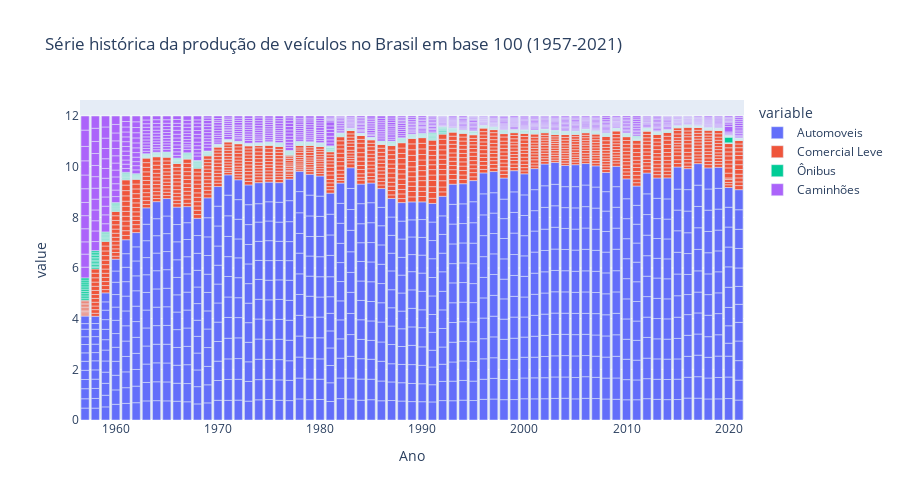

This figure's notebook cell:
### Code cell
fig = px.bar(producao_perc.query('Ano<2022'), x='Ano', y=['Automoveis','Comercial Leve','Ônibus','Caminhões'],
            title='Série histórica da produção de veículos no Brasil em base 100 (1957-2021)',
            height=500)
fig.show()

### Figure 1 — Plotly figure (JSON) as saved in the notebook; plotly's stock layout.template omitted (floating-point values rounded to 4 significant figures; data arrays with more than 128 entries replaced by an {"elided": "..."} marker saying what was removed)
{"data": [{"alignmentgroup": "True", "hovertemplate": "variable=Automoveis<br>Ano=%{x}<br>value=%{y}<extra></extra>", "legendgroup": "Automoveis", "marker": {"color": "#636efa", "pattern": {"shape": ""}}, "name": "Automoveis", "offsetgroup": "Automoveis", "orientation": "v", "showlegend": true, "textposition": "auto", "type": "bar", "x": {"elided": "780 int values"}, "xaxis": "x", "y": {"elided": "780 float values"}, "yaxis": "y"}, {"alignmentgroup": "True", "hovertemplate": "variable=Comercial Leve<br>Ano=%{x}<br>value=%{y}<extra></extra>", "legendgroup": "Comercial Leve", "marker": {"color": "#EF553B", "pattern": {"shape": ""}}, "name": "Comercial Leve", "offsetgroup": "Comercial Leve", "orientation": "v", "showlegend": true, "textposition": "auto", "type": "bar", "x": {"elided": "780 int values"}, "xaxis": "x", "y": {"elided": "780 float values"}, "yaxis": "y"}, {"alignmentgroup": "True", "hovertemplate": "variable=Ônibus<br>Ano=%{x}<br>value=%{y}<extra></extra>", "legendgroup": "Ônibus", "marker": {"color": "#00cc96", "pattern": {"shape": ""}}, "name": "Ônibus", "offsetgroup": "Ônibus", "orientation": "v", "showlegend": true, "textposition": "auto", "type": "bar", "x": {"elided": "780 int values"}, "xaxis": "x", "y": {"elided": "780 float values"}, "yaxis": "y"}, {"alignmentgroup": "True", "hovertemplate": "variable=Caminhões<br>Ano=%{x}<br>value=%{y}<extra></extra>", "legendgroup": "Caminhões", "marker": {"color": "#ab63fa", "pattern": {"shape": ""}}, "name": "Caminhões", "offsetgroup": "Caminhões", "orientation": "v", "showlegend": true, "textposition": "auto", "type": "bar", "x": {"elided": "780 int values"}, "xaxis": "x", "y": {"elided": "780 float values"}, "yaxis": "y"}], "layout": {"barmode": "relative", "height": 500, "legend": {"title": {"text": "variable"}, "tracegroupgap": 0}, "title": {"text": "Série histórica da produção de veículos no Brasil em base 100 (1957-2021)"}, "xaxis": {"anchor": "y", "domain": [0, 1], "title": {"text": "Ano"}}, "yaxis": {"anchor": "x", "domain": [0, 1], "title": {"text": "value"}}}}
